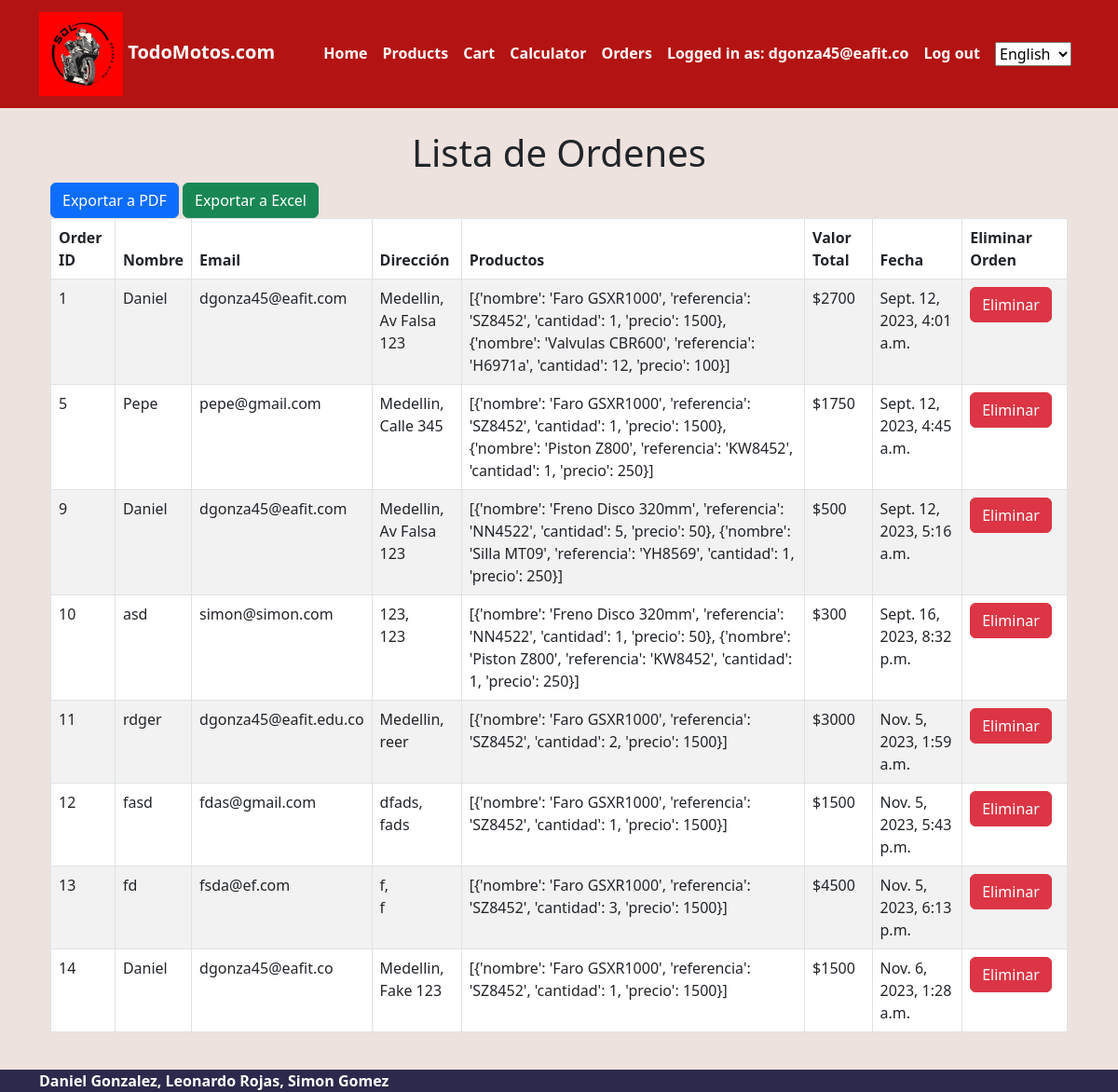
The page /orders/ (signed in) on the database as committed earlier.
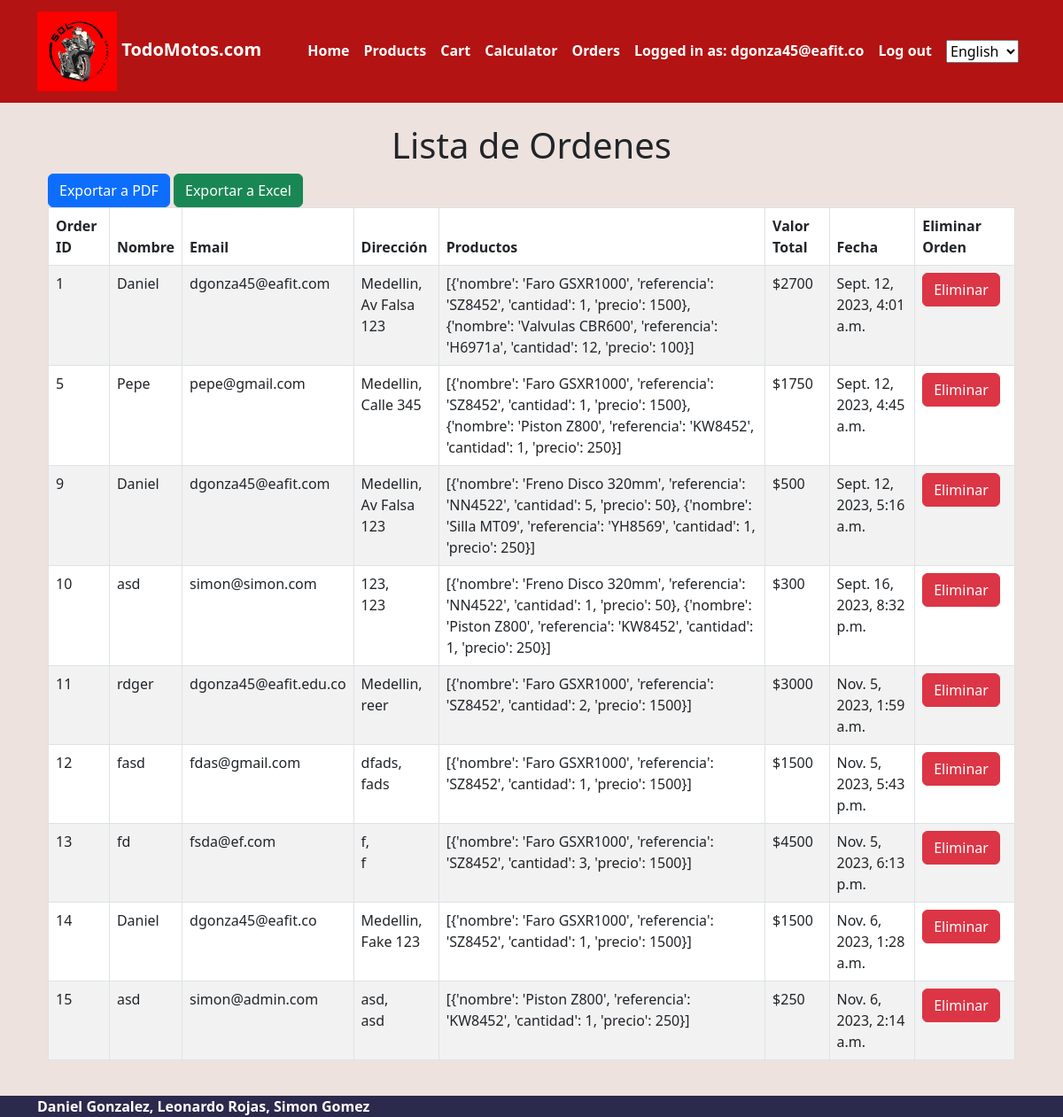
The same page on the database as committed later.
### ecommerce/models.py (models this page shows)
class Orders(models.Model):
    user = models.ForeignKey(CustomerUser, on_delete=models.CASCADE, blank= True, null = True)
    name = models.CharField(max_length=255)
    email = models.EmailField( max_length=255)
    city = models.CharField(max_length=20)
    address = models.CharField(max_length=255)
    product = models.CharField(max_length=255)
    total_price = models.IntegerField()
    created = models.DateTimeField(auto_now_add=True)

### ecommerce/views.py (the view)
# urls.py: path('orders/', OrdersListView.as_view(), name='orders'),
class OrdersListView(PermissionRequiredMixin, View):
    permission_required = 'auth.is_superuser'
    template_name = 'orderlist/orders.html'
    def get(self, request):
        orders = Orders.objects.all()
        if request.GET.get('export_pdf'):
            generate_pdf_report(orders)
            with open("report.pdf", "rb") as pdf_file:
                response = HttpResponse(pdf_file.read(), content_type='application/pdf')
                response['Content-Disposition'] = 'attachment; filename="order_report.pdf"'
                return response
        elif request.GET.get('export_excel'):
            generate_excel_report(orders, 'created')
            with open("report.xlsx", "rb") as excel_file:
                response = HttpResponse(excel_file.read(), content_type='application/vnd.openxmlformats-officedocument.spreadsheetml.sheet')
                response['Content-Disposition'] = 'attachment; filename="order_report.xlsx"'
                return response
        return render(request, self.template_name, {'orders': orders})

### ecommerce/templates/orderlist/orders.html (shortened to what this page needs)
{% extends 'base.html' %}
{% block content %}
{% load static %}
<div class="container">
    <h1 class="text-center">Lista de Ordenes</h1>
    <a href="?export_pdf=1" class="btn btn-primary">Exportar a PDF</a>
    <a href="?export_excel=1" class="btn btn-success">Exportar a Excel</a>
    <div class="table-responsive">
        <table class="table table-striped table-bordered">
            <thead class="thead-dark">
                <tr>
                    <th>Order ID</th>
                    <th>Nombre</th>
                    <th>Email</th>
                    <th>Dirección</th>
                    <th>Productos</th>
                    <th>Valor Total</th>
                    <th>Fecha</th>
                    <th>Eliminar Orden</th>
                </tr>
            </thead>
            <tbody>
                {% for order in orders %}
                    <tr>
                        <td>{{ order.id }}</td>
                        <td>{{ order.name }}</td>
                        <td>{{ order.email }}</td>
                        <td>{{ order.city }},<br>{{ order.address }}</td>
                        <td>{{ order.product }}</td>
                        <td>${{ order.total_price }}</td>
                        <td>{{ order.created }}</td>
                        <td>
                            <form method="GET" action="{% url 'delete_order' order.id %}">
                                <button type="submit" class="btn btn-danger">Eliminar</button>
                            </form>
                        </td>
                    </tr>
                {% empty %}
                    <tr>
                        <td colspan="8">No hay órdenes</td>
                    </tr>
                {% endfor %}
            </tbody>
        </table>
    </div>
</div>
{% endblock %}

Rows that differ between the two databases and show on the page:
added Orders: id "15", name "asd", email "simon@admin.com", city "asd", address "asd", product "[{'nombre': 'Piston Z800', 'referencia': 'KW8452', 'cantidad': 1, 'precio': 250}]", total_price "250", created "Nov. 6, 2023, 2:14 a.m."
